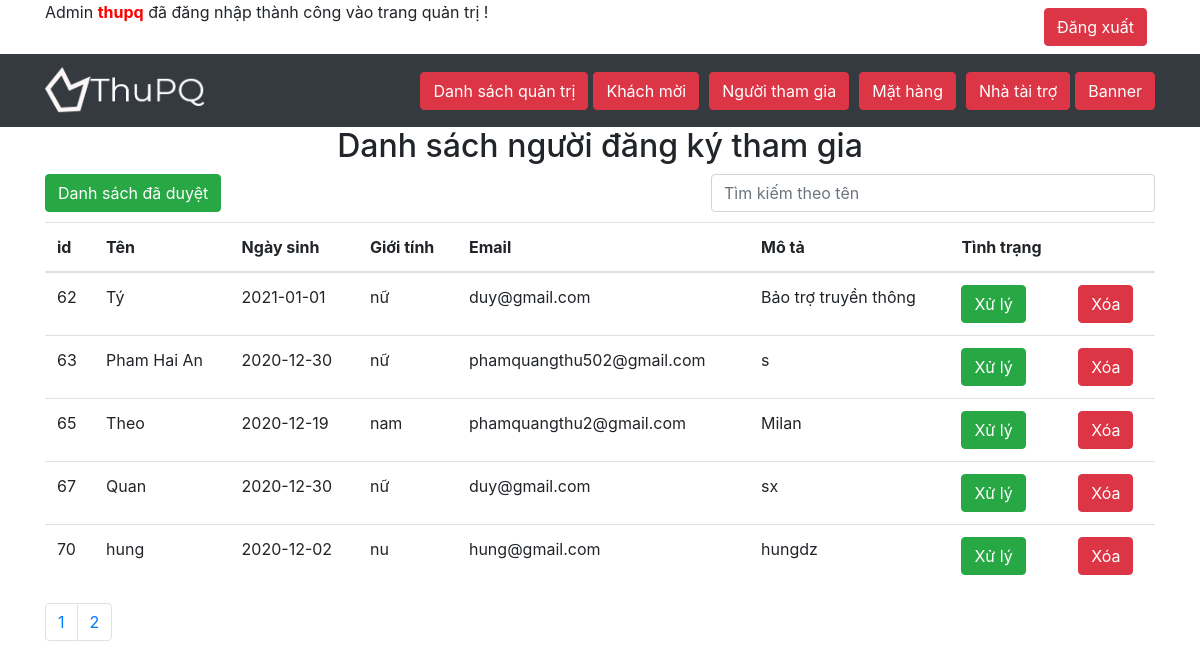
/admin/nguoithamgia/index.php (signed in), run on the app's committed database.
### tables this page shows
CREATE TABLE `nguoidung` (
  `id` int(8) NOT NULL,
  `tenmuc` varchar(100) NOT NULL,
  `ten` varchar(100) NOT NULL,
  `ngaysinh` varchar(10) NOT NULL,
  `gioitinh` varchar(50) NOT NULL,
  `email` varchar(100) NOT NULL,
  `anh` varchar(100) NOT NULL,
  `vaitro` varchar(100) NOT NULL,
  `taikhoan` varchar(50) NOT NULL,
  `matkhau` varchar(10) NOT NULL,
  `mota` varchar(500) NOT NULL,
  `xuly` varchar(10) NOT NULL
);

### admin/nguoithamgia/index.php (the view, shortened to what this page needs)
<!DOCTYPE html>
<html lang="en">
<head>
	<link rel="stylesheet" type="text/css" href="../../css/admin.css">
	<link rel="stylesheet" type="text/css" href="../../css/bootstrap.css">
	<link rel="stylesheet" href="https://maxcdn.bootstrapcdn.com/font-awesome/4.7.0/css/font-awesome.min.css">
</head>
<body>
	<header>
		<div class="container">
			<div class="d-flex">
				<p>Admin <strong style="color:red;"><?php echo $_SESSION['username'] ?></strong> đã đăng nhập thành công vào trang quản trị !</p>
				<div class="p-2 ml-auto">
					<a href="../logout.php">
						<button type="button" class="btn btn-danger">Đăng xuất</button>
					</a>
				</div>
			</div>
		</div>
	</header>
	<nav class="navbar navbar-expand-sm bg-dark navbar-dark">
		<div class="container">
		  	<a class="navbar-brand" href="../index.php"><img src="../../images/your-logo.png" alt="logo" style="max-width: 160px;"></a>
		  	<ul class="navbar-nav">
			    <li class="nav-item">
				<a href="../index.php"><button type="button" class="btn btn-danger"> Danh sách quản trị</button></a>
			    </li>
		 		<li class="nav-item">
				 	<a href="../khachmoi/"><button type="button" class="btn btn-danger" style="margin: 0 5px;">Khách mời</button></a>
		  		</li>
		  		<li class="nav-item">
				  	<a href="../nguoithamgia/"><button type="button" class="btn btn-danger"style="margin: 0 5px;">Người tham gia</button></a>
		  		</li>
		  		<li class="nav-item">
				  	<a href="../mathang/"><button type="button" class="btn btn-danger"style="margin: 0 5px;">Mặt hàng</button></a>
		  		</li>
		  		<li class="nav-item">
				  	<a href="../taitro/"><button type="button" class="btn btn-danger"style="margin: 0 5px;">Nhà tài trợ</button></a>
		  		</li>
		  		<li class="nav-item">
				  	<a href="../banner/"><button type="button" class="btn btn-danger">Banner</button></a>
		  		</li>
		  	</ul>
		</div>
	</nav>
	<div class="container">
        <div id="header">
            <h2 style="text-align: center;">Danh sách người đăng ký tham gia</h2>
        </div>
        <div>
			<a href="thamgia.php"><button type="button" class="btn btn-success" >Danh sách đã duyệt</button></a>
            <input type="text" class="timkiem form-control" name="" placeholder="Tìm kiếm theo tên" style="margin-bottom: 10px;width:40%;float:right;">
        </div>
        <div id="table-data">
        <table class="table table-hover">
			    <thead>
                    <tr>
			      		<th>id</th>
				        <th>Tên </th>
				        <th>Ngày sinh</th>
				        <th>Giới tính</th>
				        <th>Email</th>
						<th>Mô tả</th>
						<th>Tình trạng</th>
				        <th></th>
			      	</tr>
			    </thead>
			    <tbody class="danhsach">
                    <?php
                    $conn = mysqli_connect('localhost','root','','hoithao');
                    $page = 1;
                    $rowperpage = 5;
                    $perrow= $page*$rowperpage - $rowperpage;
                    $total_rows = mysqli_num_rows(mysqli_query($conn,"SELECT * FROM `nguoidung` WHERE xuly ='no'"));
                    $total_page = ceil($total_rows/$rowperpage);
                    $list_pages= '';
                    for($i=1; $i<=$total_page; $i++){
                        $list_pages .= '<li class="page-item"><a class="page-link" href="#">'.$i.'</a></li>';
                    }
                    $sql = "SELECT * FROM `nguoidung` WHERE xuly ='no' LIMIT $perrow, $rowperpage";
                    $query = mysqli_query($conn,$sql);
                    while($row = mysqli_fetch_assoc($query)){
                    ?>
                    <tr>
                        <td><?php echo $row['id'] ?></td>
                        <td><?php echo $row['ten'] ?></td>
                        <td><?php echo $row['ngaysinh'] ?></td>
                        <td><?php echo $row['gioitinh'] ?></td>
                        <td><?php echo $row['email'] ?></td>
                        <td><?php echo $row['mota'] ?></td>
                        <td>
							<button type="button" class="btn btn-success" onclick="getUser(<?php echo $row['id'] ?>)">Xử lý</button>
						</td>
                        <td>
                            <button type="button" class="btn btn-danger" onclick="deletekm(<?php echo $row['id'] ?>)">Xóa</button>
                        </td>
                    </tr>
                    <?php }?>
			    </tbody>
            </table>
            <div align='center'>
                <ul class="pagination phantrang">
                    <?php echo $list_pages;?>
                </ul>
            </div>
        </div>
    </div>
</body>
</html>

### css/admin.css (style rules this page uses)
* { margin: 0; box-sizing: border-box; padding: 0; }
img { max-width: 100%; }

### data on the page
nguoidung: id "62", ten "Tý", ngaysinh "2021-01-01", gioitinh "nữ", email "duy@gmail.com", mota "Bảo trợ truyền thông"
nguoidung: id "63", ten "Pham Hai An", ngaysinh "2020-12-30", gioitinh "nữ", email "phamquangthu502@gmail.com", mota "s"
nguoidung: id "65", ten "Theo", ngaysinh "2020-12-19", gioitinh "nam", email "phamquangthu2@gmail.com", mota "Milan"
nguoidung: id "67", ten "Quan", ngaysinh "2020-12-30", gioitinh "nữ", email "duy@gmail.com", mota "sx"
nguoidung: id "70", ten "hung", ngaysinh "2020-12-02", gioitinh "nu", email "hung@gmail.com", mota "hungdz"

### other printed values
$_SESSION['username'] "thupq"
